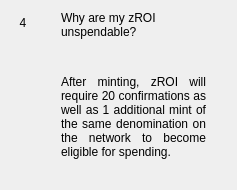
                  <widget class="QWidget" name="widgetFaq4" native="true">
                   <layout class="QHBoxLayout" name="horizontalPage_4" stretch="0,1">
                    <item alignment="Qt::AlignTop">
                     <widget class="QLabel" name="labelNumber4">
                      <property name="minimumSize">
                       <size>
                        <width>24</width>
                        <height>24</height>
                       </size>
                      </property>
                      <property name="maximumSize">
                       <size>
                        <width>16777215</width>
                        <height>24</height>
                       </size>
                      </property>
                      <property name="text">
                       <string>4</string>
                      </property>
                      <property name="alignment">
                       <set>Qt::AlignCenter</set>
                      </property>
                     </widget>
                    </item>
                    <item>
                     <layout class="QVBoxLayout" name="verticalLayoutPage_4">
                      <property name="leftMargin">
                       <number>20</number>
                      </property>
                      <property name="rightMargin">
                       <number>20</number>
                      </property>
                      <item>
                       <widget class="QLabel" name="labelSubtitle4">
                        <property name="text">
                         <string>Why are my zROI unspendable?</string>
                        </property>
                        <property name="wordWrap">
                         <bool>true</bool>
                        </property>
                       </widget>
                      </item>
                      <item>
                       <spacer name="verticalSpacer_40">
                        <property name="orientation">
                         <enum>Qt::Vertical</enum>
                        </property>
                        <property name="sizeType">
                         <enum>QSizePolicy::Fixed</enum>
                        </property>
                        <property name="sizeHint" stdset="0">
                         <size>
                          <width>20</width>
                          <height>30</height>
                         </size>
                        </property>
                       </spacer>
                      </item>
                      <item>
                       <widget class="QLabel" name="labelContent4">
                        <property name="text">
                         <string>
                           &lt;html&gt;&lt;head/&gt;&lt;body&gt;&lt;p align=&quot;justify&quot;&gt;
                           After minting, zROI will require 20 confirmations as well as 1
                           additional mint of the same denomination on the network to
                           become eligible for spending.
                           &lt;/p&gt;&lt;/body&gt;&lt;/html&gt;
                         </string>
                        </property>
                        <property name="alignment">
                         <set>Qt::AlignLeading|Qt::AlignLeft|Qt::AlignTop</set>
                        </property>
                        <property name="wordWrap">
                         <bool>true</bool>
                        </property>
                       </widget>
                      </item>
                      <item>
                       <spacer name="verticalSpacer_41">
                        <property name="orientation">
                         <enum>Qt::Vertical</enum>
                        </property>
                        <property name="sizeHint" stdset="0">
                         <size>
                          <width>20</width>
                          <height>20</height>
                         </size>
                        </property>
                       </spacer>
                      </item>
                     </layout>
                    </item>
                   </layout>
                  </widget>
